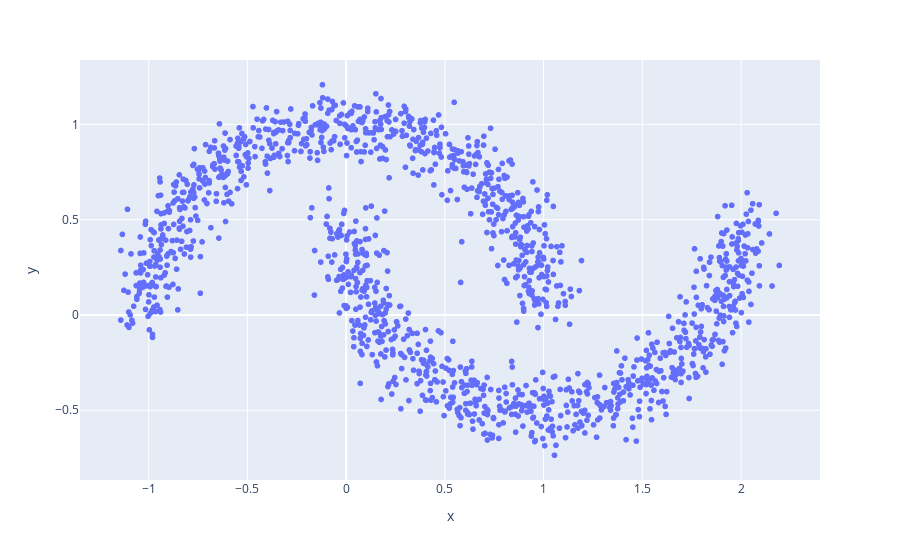

This figure's notebook cell:
### Code cell
px.scatter(x = x_random[:,0], y = x_random[:,1])

### Figure 1 — Plotly figure (JSON) as saved in the notebook; plotly's stock layout.template omitted (floating-point values rounded to 4 significant figures; data arrays with more than 128 entries replaced by an {"elided": "..."} marker saying what was removed)
{"data": [{"hovertemplate": "x=%{x}<br>y=%{y}<extra></extra>", "legendgroup": "", "marker": {"color": "#636efa", "symbol": "circle"}, "mode": "markers", "name": "", "showlegend": false, "type": "scattergl", "x": {"elided": "1500 float values"}, "xaxis": "x", "y": {"elided": "1500 float values"}, "yaxis": "y"}], "layout": {"legend": {"tracegroupgap": 0}, "margin": {"t": 60}, "xaxis": {"anchor": "y", "domain": [0, 1], "title": {"text": "x"}}, "yaxis": {"anchor": "x", "domain": [0, 1], "title": {"text": "y"}}}}
